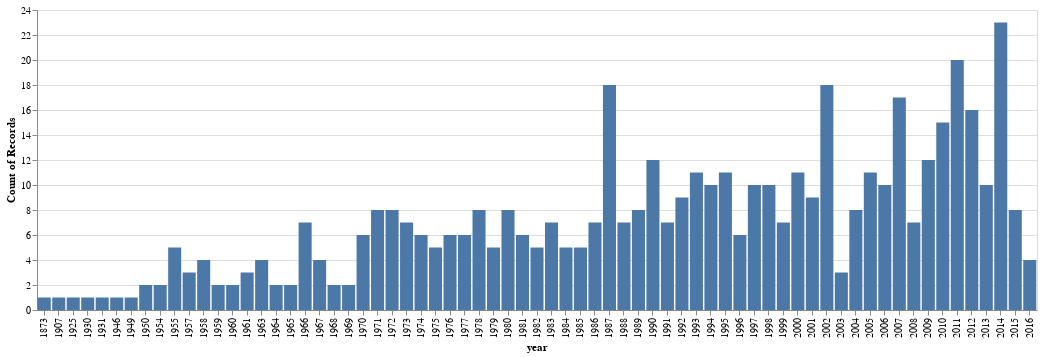

The notebook cell this image was saved under:
### Markdown cell above
## How many articles do we have published in each year?

### Code cell
alt.Chart(articlesWithMatches).mark_bar().encode(x='year:O', y='count()').properties(width=1000)

### Figure 1 — Vega-Lite specification as saved in the notebook (floating-point values rounded to 4 significant figures; data arrays with more than 128 entries replaced by an {"elided": "..."} marker saying what was removed)
{"config": {"view": {"continuousWidth": 400, "continuousHeight": 300}}, "data": {"name": "data-60ce1d3a21b0f2f3e43262f9d87daeb8"}, "mark": "bar", "encoding": {"x": {"type": "ordinal", "field": "year"}, "y": {"type": "quantitative", "aggregate": "count"}}, "width": 1000, "$schema": "https://vega.github.io/schema/vega-lite/v4.8.1.json", "datasets": {"data-60ce1d3a21b0f2f3e43262f9d87daeb8": {"elided": "489 records"}}}
